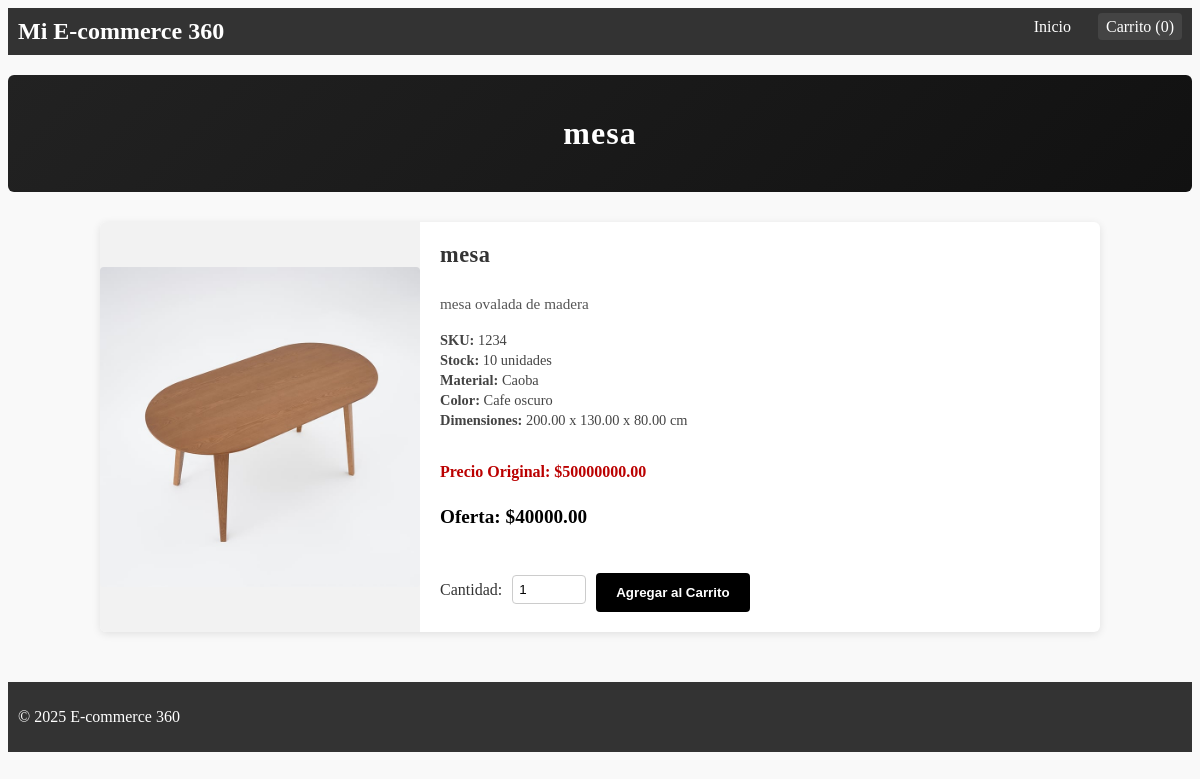
/product/1/, run on an earlier commit of the app's database.
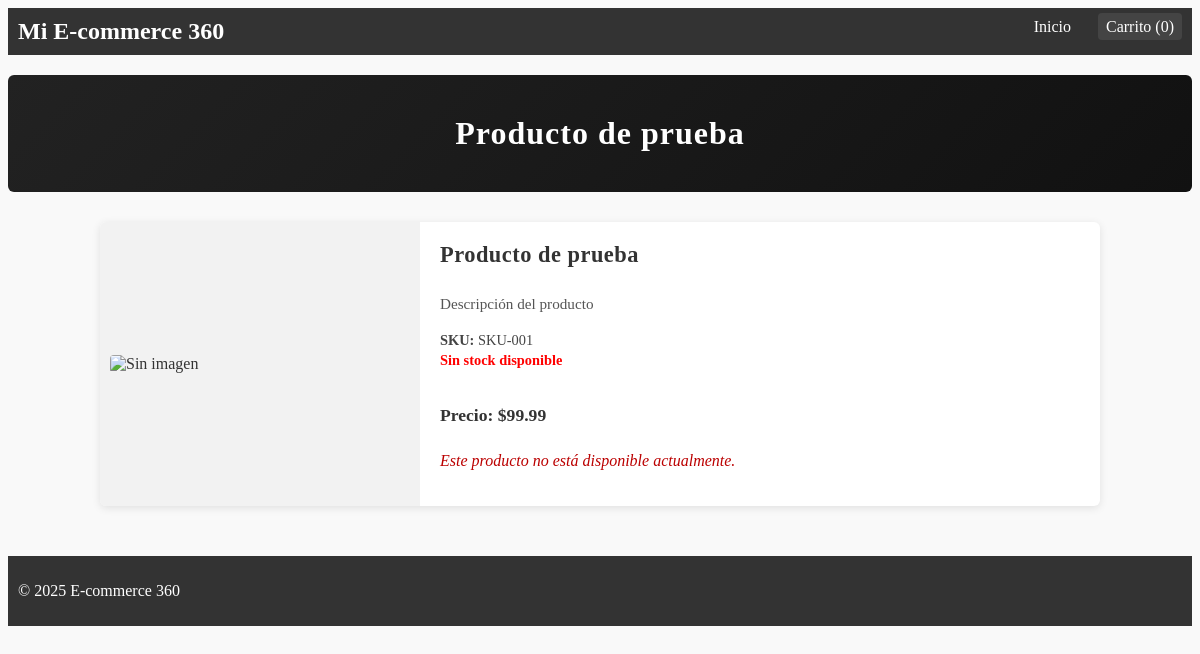
And on a later commit of the database.
### shop/models.py (models this page shows, shortened)
class Product(models.Model):
    sku = models.CharField(
        max_length=50,
        unique=True,
        help_text="Código único de inventario (SKU)"
    )
    name = models.CharField(
        max_length=255,
        help_text="Nombre descriptivo del producto"
    )
    description = models.TextField(
        blank=True,
        help_text="Descripción detallada del producto"
    )
    price = models.DecimalField(
        max_digits=10,
        decimal_places=2,
        help_text="Precio de venta"
    )
    discount_price = models.DecimalField(
        max_digits=10,
        decimal_places=2,
        blank=True,
        null=True,
        help_text="Precio con descuento (opcional)"
    )
    stock = models.PositiveIntegerField(
        default=0,
        help_text="Cantidad disponible en inventario"
    )
    is_active = models.BooleanField(
        default=True,
        help_text="Indica si el producto está disponible para la venta"
    )
    image = models.ImageField(
        upload_to='products/',
        blank=True,
        null=True,
        help_text="Imagen principal del producto"
    )
    material = models.CharField(
        max_length=100,
        blank=True,
        help_text="Material principal"
    )
    color = models.CharField(
        max_length=50,
        blank=True,
        help_text="Color o acabado principal"
    )
    width = models.DecimalField(
        max_digits=6,
        decimal_places=2,
        blank=True,
        null=True,
        help_text="Ancho (cm)"
    )
    height = models.DecimalField(
        max_digits=6,
        decimal_places=2,
        blank=True,
        null=True,
        help_text="Altura (cm)"
    )
    depth = models.DecimalField(
        max_digits=6,
        decimal_places=2,
        blank=True,
        null=True,
        help_text="Profundidad (cm)"
    )
    category = models.ForeignKey(
        Category,
        on_delete=models.SET_NULL,
        null=True,
        blank=True,
        related_name='products'
    )
    created_at = models.DateTimeField(
        auto_now_add=True,
        help_text="Fecha de creación del registro"
    )
    updated_at = models.DateTimeField(
        auto_now=True,
        help_text="Fecha de la última actualización"
    )

### shop/views.py (the view)
# urls.py: path('product/<int:product_id>/', views.product_detail, name='product_detail'),
def product_detail(request, product_id):
    product = get_object_or_404(Product, pk=product_id)
    return render(request, 'shop/product_detail.html', {
        "product": product
    })

### shop/context_processors.py (called while the page is built)
def cart_item_count(request):
    cart = request.session.get('cart', {})
    total_items = 0
    for product_id, details in cart.items():
        total_items += details['quantity']
    return {
        'cart_item_count': total_items
    }

### shop/templates/shop/product_detail.html (shortened to what this page needs)
{% extends "shop/base.html" %}
{% load static %}
{% block content %}
<div class="product-hero">
  <h2>{{ product.name }}</h2>
</div>
<div class="product-detail-card">
  <div class="product-image">
    {% if product.image %}
      <img src="{{ product.image.url }}" alt="{{ product.name }}">
    {% else %}
      <img src="{% static 'images/no_image.png' %}" alt="Sin imagen">
    {% endif %}
  </div>
  <div class="product-info">
    <h3>{{ product.name }}</h3>
    <p class="product-description">{{ product.description }}</p>
    <div class="product-meta">
      <p><strong>SKU:</strong> {{ product.sku }}</p>
      {% if product.stock > 0 %}
        <p><strong>Stock:</strong> {{ product.stock }} unidades</p>
      {% else %}
        <p style="color: red;"><strong>Sin stock disponible</strong></p>
      {% endif %}
      {% if product.material %}
        <p><strong>Material:</strong> {{ product.material }}</p>
      {% endif %}
      {% if product.color %}
        <p><strong>Color:</strong> {{ product.color }}</p>
      {% endif %}
      {% if product.width and product.height and product.depth %}
        <p><strong>Dimensiones:</strong> {{ product.width }} x {{ product.height }} x {{ product.depth }} cm</p>
      {% endif %}
    </div>
    {% if product.discount_price %}
      <p class="product-discount-price">Precio Original: ${{ product.price }}</p>
      <p class="product-final-price">Oferta: ${{ product.discount_price }}</p>
    {% else %}
      <p class="product-price">Precio: ${{ product.price }}</p>
    {% endif %}
    {% if product.stock > 0 and product.is_active %}
      <form class="quantity-form" action="{% url 'cart_add' product.id %}" method="post">
        <label for="quantity">Cantidad:</label>
        <input type="number" name="quantity" id="quantity" value="1" min="1" max="{{ product.stock }}">
        <button type="submit" class="add-to-cart-btn">
          Agregar al Carrito
        </button>
      </form>
    {% else %}
      <p style="color: #b00;"><em>Este producto no está disponible actualmente.</em></p>
    {% endif %}
  </div>
</div>
{% endblock %}

### shop/templates/shop/base.html (shortened to what this page needs)
<!DOCTYPE html>
<html lang="es">
<head>
</head>
<body>
    <header>
        <h1>Mi E-commerce 360</h1>
        <nav>
            <a href="/">Inicio</a>
            <a href="{% url 'cart_detail' %}" class="cart-link">
                Carrito ({{ cart_item_count }})
            </a>
        </nav>
    </header>
    <main>
        {% block content %}{% endblock %}
    </main>
    <footer>
        <p>&copy; 2025 E-commerce 360</p>
    </footer>
</body>
</html>

### shop/templates/shop/base.html (style rules this page uses)
header { background: #333; color: #fff; padding: 10px; margin-bottom: 20px; }
header h1 { display: inline-block; margin: 0; font-size: 1.5rem; }
nav { display: inline-block; float: right; }
nav a { color: #fff; margin-left: 15px; text-decoration: none; padding: 5px 8px; }
.cart-link { background: #444; border-radius: 4px; }
footer { background: #333; color: #fff; padding: 10px; clear: both; margin-top: 20px; }

### shop/templates/shop/product_detail.html (style rules this page uses)
body { background: #f9f9f9; color: #333; }
.product-hero { background: linear-gradient(135deg, #222 0%, #111 100%); color: #fff; text-align: center; padding: 40px 20px; margin-bottom: 30px; border-radius: 6px; }
.product-hero h2 { font-size: 2rem; margin: 0; letter-spacing: 1px; }
.product-detail-card { background: #fff; border-radius: 6px; box-shadow: 0 2px 8px rgba(0,0,0,0.1); max-width: 1000px; margin: 0 auto 50px; display: flex; flex-direction: row; overflow: hidden; }
.product-image { flex: 1; min-width: 300px; background: #f2f2f2; display: flex; align-items: center; justify-content: center; }
.product-image img { width: 100%; height: auto; object-fit: cover; max-height: 450px; border-radius: 4px; margin: 10px; }
.product-info { flex: 2; padding: 20px; display: flex; flex-direction: column; justify-content: center; }
.product-info h3 { margin-top: 0; font-size: 1.4rem; margin-bottom: 10px; letter-spacing: 0.5px; }
.product-description { font-size: 0.95rem; margin-bottom: 15px; color: #555; line-height: 1.4; }
.product-meta { font-size: 0.9rem; color: #444; margin-bottom: 15px; }
.product-meta p { margin: 3px 0; }
.product-price { font-weight: bold; margin-bottom: 10px; font-size: 1.1rem; }

What changed in the data, as far as the page shows it:
changed Product: name "mesa" → "Producto de prueba"; description "mesa ovalada de madera" → "Descripción del producto"; sku "1234" → "SKU-001"; image: picture removed; stock "10" → (not shown); material "Caoba" → (not shown); color "Cafe oscuro" → (not shown); width "200.00" → (not shown); height "130.00" → (not shown); depth "80.00" → (not shown); price "50000000.00" → "99.99"; discount_price "40000.00" → (not shown)
Also different on the page:
form field quantity: "1" → (not shown)
text no longer shown: "Stock: unidades Material: Color: Dimensiones: x x cm Precio Original: $ Oferta: $ Cantidad: Agregar al Carrito"
text now shown: "Sin stock disponible Precio: $ Este producto no está disponible actualmente."
